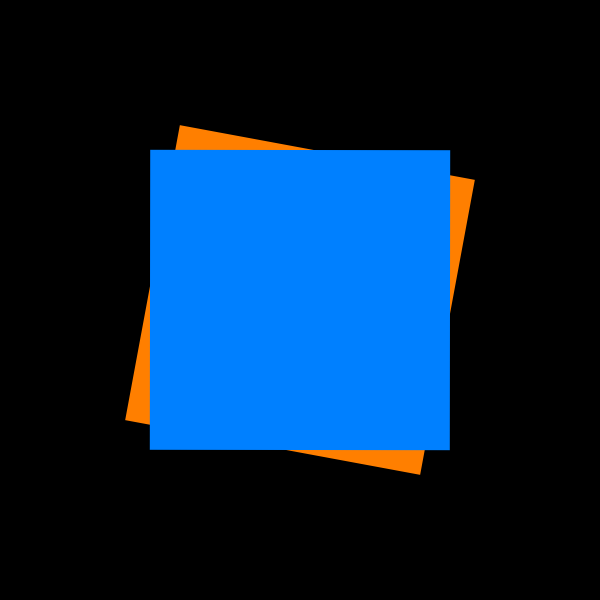
Frame 1 (no input)
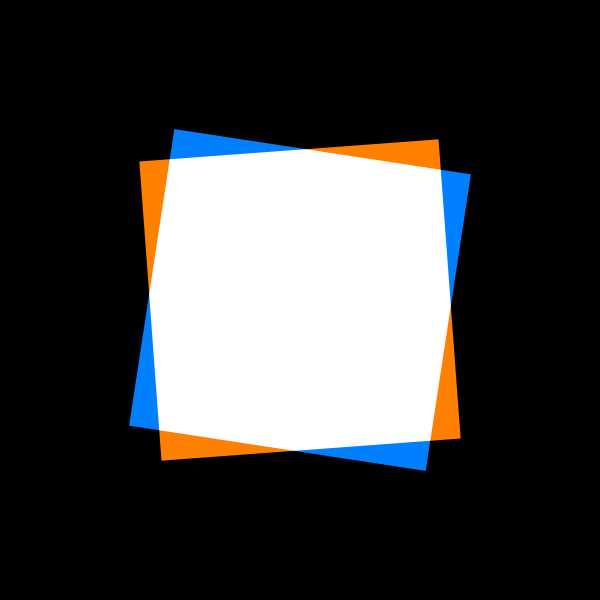
Frame 60 (the mouse pressed at the canvas centre just before this capture)
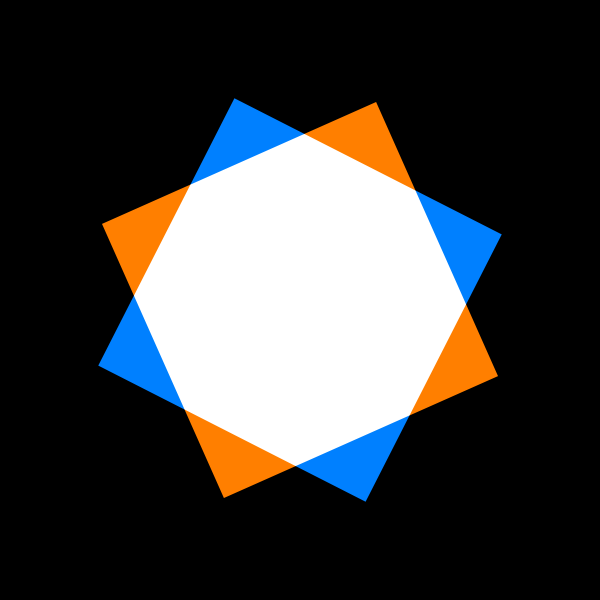
Frame 120 (the mouse held since frame 60 and released just before this capture)

The Processing sketch that drew these frames (run headless with seeded random() and noise(); from frame 60 on, the mouse is pressed at the canvas centre):

// Processing sketch: oscillateur
// ── oscillateur.pde
// renaud.jean-francois(arobas)uqam(point)ca
// Syntaxe Processing version 3.5.4
// lundi, 18 octobre 2021

float t, rot;

void setup() {
  size(600, 600);
  background(0);
  noStroke();
  rectMode(CENTER);
}

void draw() {
  background(0);
  
  translate(width/2, height/2);
  
  t = (millis() * 0.001) % TWO_PI;
  //rot = map(t, 0, TWO_PI, 0, HALF_PI);
  //rot = t;
  rot = sin(t)*HALF_PI;
  
  pushMatrix();
  rotate(rot);
  fill(255, 127, 0);
  rect(0,0,300,300);
  popMatrix();
  
  
  // Option 2:
  rot = easeInOutSine(t, -HALF_PI, HALF_PI, TWO_PI);
  
  pushMatrix();
  rotate(rot);
  fill(0, 128, 255);
  rect(0,0,300,300);
  popMatrix();
  
  blendMode(ADD);
  
}


// Quatre arguments : ratio du parcours, valeur au départ, distance à parcourir, échelle de durée du trajet
// Linéaire (aucune atténuation)
float linearTween (float t, float b, float c, float d) {
  return c*t/d+b;
}


// Atténuation en entrée
// In
float easeInQuad (float t, float b, float c, float d) {
  return c*(t/=d)*t+b;
}

float easeInCubic (float t, float b, float c, float d) {
  return c*(t/=d)*t*t+b;
}

float easeInQuart (float t, float b, float c, float d) {
  return c*(t/=d)*t*t*t+b;
}

float easeInQuint (float t, float b, float c, float d) {
  return c*(t/=d)*t*t*t*t+b;
}

float easeInSine (float t, float b, float c, float d) {
  return c * (1 - cos(t/d * (PI/2))) + b;
}

float easeInExpo (float t, float b, float c, float d) {
  return c * pow(2, 10 * (t/d - 1)) + b;
}

float easeInCirc (float t, float b, float c, float d) {
  return c * (1 - sqrt(1 - (t/=d)*t)) + b;
}


// Atténuation en sortie
// Out
float easeOutQuad (float t, float b, float c, float d) {
  return -c*(t/=d)*(t-2)+b;
}

float easeOutCubic (float t, float b, float c, float d) {
  return c*((t=t/d-1)*t*t+1)+b;
}

float easeOutQuart (float t, float b, float c, float d) {
  return -c*((t=t/d-1)*t*t*t-1)+b;
}

float easeOutQuint (float t, float b, float c, float d) {
  return c*((t=t/d-1)*t*t*t*t+1)+b;
}

float easeOutSine (float t, float b, float c, float d) {
  return c * sin(t/d*(PI/2))+b;
}

float easeOutExpo (float t, float b, float c, float d) {
  return c * (- pow(2, -10 * t/d) + 1) + b;
}

float easeOutCirc (float t, float b, float c, float d) {
  return c * sqrt(1 - (t=t/d-1)*t) + b;
}

// Atténuation en entrée-sortie
// InOut
float easeInOutQuad (float t, float b, float c, float d) {
  if ((t/=d/2) < 1) return c/2 * t * t + b;
  return -c/2 * ((--t)*(t-2) - 1) + b;
}

float easeInOutCubic (float t, float b, float c, float d) {
  if ((t/=d/2) < 1) return c/2 * pow(t, 3) + b;
  return c/2 * (pow(t-2, 3) + 2) + b;
}

float easeInOutQuart (float t, float b, float c, float d) {
  if ((t/=d/2) < 1) return c/2 * pow(t, 4) + b;
  return -c/2 * (pow(t-2, 4) - 2) + b;
}

float easeInOutQuint (float t, float b, float c, float d) {
  if ((t/=d/2) < 1) return c/2 * pow(t, 5) + b;
  return c/2 * (pow(t-2, 5) + 2) + b;
}

float easeInOutSine (float t, float b, float c, float d) {
  return c/2 * (1 - cos(PI*t/d)) + b;
}

float easeInOutExpo (float t, float b, float c, float d) {
  if ((t/=d/2) < 1) return c/2 * pow(2, 10 * (t - 1)) + b;
  return c/2 * (- pow(2, -10 * --t) + 2) + b;
}

float easeInOutCirc (float t, float b, float c, float d) {
  if ((t/=d/2) < 1) return c/2 * (1 - sqrt(1 - t*t)) + b;
  return c/2 * (sqrt(1 - (t-=2)*t) + 1) + b;
}
